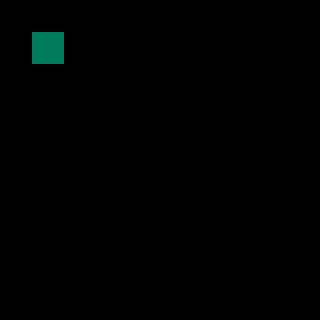

Below is a game level as drawn by its tile map, then a one-line description and the .tmx file that defines it, in full:
An orthogonal 10x10 tile map with 32x32 px tiles, 3 tile layers (regions, input_layout, output_ground), 2 tilesets.

<map version="1.9" tiledversion="1.9.0" orientation="orthogonal" renderorder="right-down" width="10" height="10" tilewidth="32" tileheight="32" infinite="0" nextlayerid="7" nextobjectid="1">
 <tileset firstgid="1" source="../../Tilesets/forest-tiles.tsx" />
 <tileset firstgid="65" source="../../Tilesets/forest-decoration.tsx" />
 <layer id="2" name="regions" width="10" height="10">
  <data encoding="csv">
0,0,0,0,0,0,0,0,0,0,
0,57,0,0,0,0,0,0,0,0,
0,0,0,0,0,0,0,0,0,0,
0,0,0,0,0,0,0,0,0,0,
0,0,0,0,0,0,0,0,0,0,
0,0,0,0,0,0,0,0,0,0,
0,0,0,0,0,0,0,0,0,0,
0,0,0,0,0,0,0,0,0,0,
0,0,0,0,0,0,0,0,0,0,
0,0,0,0,0,0,0,0,0,0
</data>
 </layer>
 <layer id="1" name="input_layout" width="10" height="10">
  <properties>
   <property name="StrictEmpty" type="bool" value="true" />
  </properties>
  <data encoding="csv">
0,0,0,0,0,0,0,0,0,0,
0,41,0,0,0,0,0,0,0,0,
0,0,0,0,0,0,0,0,0,0,
0,0,0,0,0,0,0,0,0,0,
0,0,0,0,0,0,0,0,0,0,
0,0,0,0,0,0,0,0,0,0,
0,0,0,0,0,0,0,0,0,0,
0,0,0,0,0,0,0,0,0,0,
0,0,0,0,0,0,0,0,0,0,
0,0,0,0,0,0,0,0,0,0
</data>
 </layer>
 <layer id="3" name="output_ground" width="10" height="10">
  <data encoding="csv">
0,0,0,0,0,0,0,0,0,0,
0,19,0,0,0,0,0,0,0,0,
0,0,0,0,0,0,0,0,0,0,
0,0,0,0,0,0,0,0,0,0,
0,0,0,0,0,0,0,0,0,0,
0,0,0,0,0,0,0,0,0,0,
0,0,0,0,0,0,0,0,0,0,
0,0,0,0,0,0,0,0,0,0,
0,0,0,0,0,0,0,0,0,0,
0,0,0,0,0,0,0,0,0,0
</data>
 </layer>
</map>
